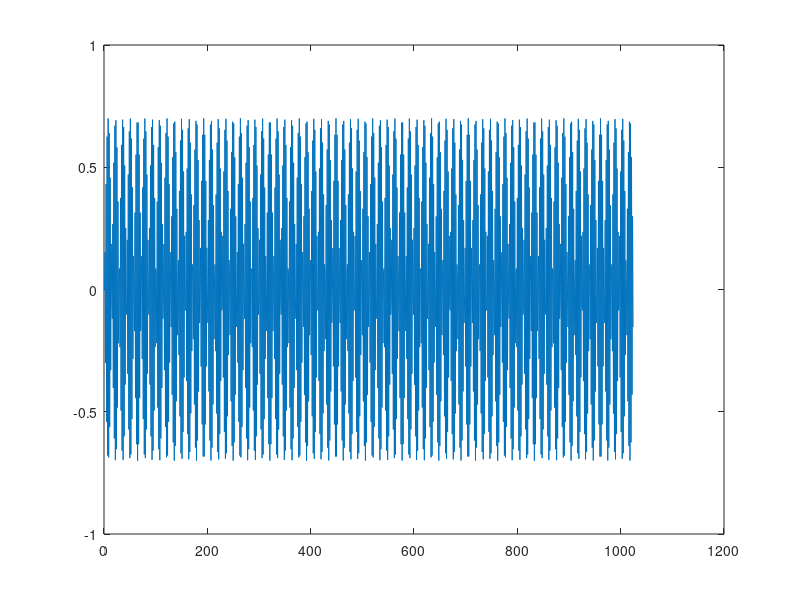

The MATLAB script that drew this image: (Note: this script raises an error after producing the figure.)
%aliasing frequency appears at |f-(N*Fs)| where N is an integer; f is the
%freq of the signal and Fs is the sampling frequency.

%here we have |3000-(1*2048)| = 952Hz is the theoretical expected aliasing
%frequency

Fs = 2048;             % Sampling frequency                    
T = 1/Fs;              % Sampling period       
L = 1024;              % Length of signal
t = (0:L-1)*T;         % Time vector

freq1 = 3000;
S = 0.7*sin(2*pi*freq1*t);
plot(S);
pause;

%FFT
Z_fft = fft(S);
threshold = max(abs(Z_fft))/10000;
Z = Z_fft;
Z(abs(Z_fft)<threshold) = 0;

L = length(z);
f = (Fs/L)*(0:L/2);
Z2 = abs(Z_fft/L);
Z1 = Z2(1:L/2+1);
Z1(2:end-1) = 2*Z1(2:end-1);

plot(f,Z1)
xlabel('frequency');
ylabel('Amplitude');
